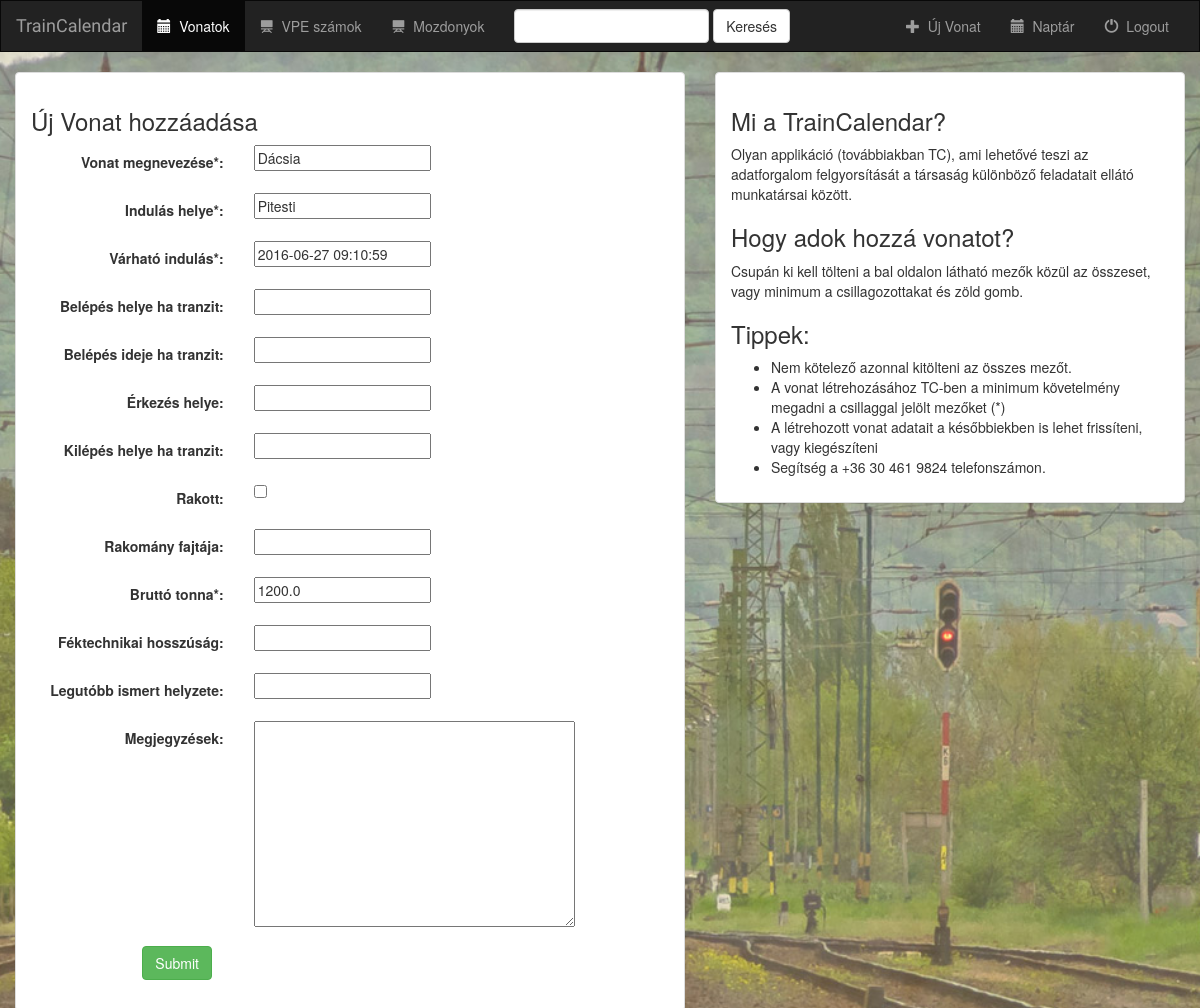
Screenshot of /train/1/update_album/ (signed in) with the database file from the repository.
### rail/models.py (models this page shows, shortened)
class Album(models.Model):
    class Meta:
        permissions = (("view_album", "Can view album"),)
    user = models.ForeignKey(User, default=1)
    vnev = models.CharField(max_length=100, verbose_name='Vonat megnevezése*')
    indulas = models.CharField(max_length=250 ,  verbose_name='Indulás helye*')
    indulas_ido = models.DateTimeField(verbose_name='Várható indulás*')
    belepes = models.CharField(max_length=250, verbose_name='Belépés helye ha tranzit', null=True, blank=True)
    belepes_ido = models.DateTimeField( verbose_name='Belépés ideje ha tranzit', null=True, blank=True)
    erkezes = models.CharField(max_length=250 ,  verbose_name='Érkezés helye', null=True, blank=True)
    kilepes = models.CharField(max_length=250 ,  verbose_name='Kilépés helye ha tranzit', null=True, blank=True)
    rakott = models.BooleanField(verbose_name='Rakott')
    rakomany_fajta = models.CharField(max_length=150, verbose_name='Rakomány fajtája', null=True, blank=True)
    brutto_tonna = models.FloatField(validators=[MinValueValidator(0)], verbose_name='Bruttó tonna*', null=True)
    fekhossz = models.IntegerField(verbose_name='Féktechnikai hosszúság', null=True, blank=True)
    helyzet = models.CharField(max_length=250 ,  verbose_name='Legutóbb ismert helyzete', null=True, blank=True)
    megjegyzesek = models.TextField(max_length=350, verbose_name='Megjegyzések', null=True, blank=True)
    created_at = models.DateTimeField(auto_now_add=True)
    updated_on = models.DateTimeField(auto_now=True)

### rail/views.py (the view)
# urls.py: url(r'^(?P<album_id>[0-9]+)/update_album/$', views.update_album, name='update_album'),
def update_album(request, album_id):
    if not request.user.is_authenticated():
        return render(request, 'rail/login.html')
    elif not request.user.has_perm('rail.change_album'):
        return render(request, 'rail/perm.html')
    else:
        album = get_object_or_404(Album, pk=album_id)
        if not request.user.is_authenticated():
            return render(request, 'rail/login.html')
        else:
            if request.method == "POST":
                form = AlbumForm(request.POST or None, request.FILES or None, instance=album)
                if form.is_valid():
                    album = form.save(commit=False)
                    album.save()
                    return render(request, 'rail/detail.html', {'album': album})
            else:
                form = AlbumForm(instance=album)
            context = {
                "form": form,
            }
            return render(request, 'rail/create_album.html', context)

### rail/forms.py
class AlbumForm(forms.ModelForm):
    class Meta:
        model = Album
        fields = ['vnev', 'indulas', 'indulas_ido', 'belepes', 'belepes_ido','erkezes','kilepes','rakott','rakomany_fajta','brutto_tonna','fekhossz','helyzet','megjegyzesek']
        widgets = {'indulas_ido': DateInput(),'belepes_ido': DateInput()}
    def __init__(self, *args, **kwargs):
        super(AlbumForm, self).__init__(*args, **kwargs)
        self.fields['indulas_ido'].widget.attrs['class'] = 'datepicker'
        self.fields['belepes_ido'].widget.attrs['class'] = 'datepicker'
        self.fields['indulas'].widget.attrs['class'] = 'szhely_auto'
        self.fields['erkezes'].widget.attrs['class'] = 'szhely_auto'
        self.fields['belepes'].widget.attrs['class'] = 'szhely_auto'
        self.fields['kilepes'].widget.attrs['class'] = 'szhely_auto'
        self.fields['helyzet'].widget.attrs['class'] = 'szhely_auto'

### rail/templates/rail/create_album.html (shortened to what this page needs)
{% extends 'rail/base.html' %}
{% block albums_active %}active{% endblock %}
{% block body %}
<div class="container-fluid">
    <div class="row">
        <div class="col-sm-12 col-md-7">
            <div class="panel panel-default">
                <div class="panel-body">
                    <h3>Új Vonat hozzáadása</h3>
                    <form class="form-horizontal" role="form" action="" method="post" enctype="multipart/form-data">
                        {% include 'rail/form_template.html' %}
                        <div class="form-group">
                            <div class="col-sm-offset-2 col-sm-10">
                                <button type="submit" class="btn btn-success">Submit</button>
                            </div>
                        </div>
                    </form>
                </div>
            </div>
        </div>
        <div class="col-sm-12 col-md-5">
            <div class="panel panel-default">
                <div class="panel-body">
                    <h3>Mi a TrainCalendar?</h3>
                    <p>Olyan applikáció (továbbiakban TC), ami lehetővé teszi az adatforgalom felgyorsítását a társaság különböző feladatait ellátó munkatársai között.</p>
                    <h3>Hogy adok hozzá vonatot?</h3>
                    <p>Csupán ki kell tölteni a bal oldalon látható mezők közül az összeset, vagy minimum a csillagozottakat és zöld gomb.</p>
                    <h3>Tippek:</h3>
                    <ul>
                        <li>Nem kötelező azonnal kitölteni az összes mezőt.</li>
                        <li>A vonat létrehozásához TC-ben a minimum követelmény megadni a csillaggal jelölt mezőket (*)</li>
                        <li>A létrehozott vonat adatait a későbbiekben is lehet frissíteni, vagy kiegészíteni</li>
                        <li>Segítség a +36 30 461 9824 telefonszámon.</li>
                    </ul>
                </div>
            </div>
        </div>
    </div>
</div>
{% endblock %}

### rail/templates/rail/form_template.html (shortened to what this page needs)
<link rel="stylesheet" href="http://code.jquery.com/ui/1.11.0/themes/smoothness/jquery-ui.css">
<link rel="stylesheet" href="https://cdn.jsdelivr.net/jquery.ui.timepicker.addon/1.4.5/jquery-ui-timepicker-addon.css">
{% for field in form %}
    <div class="form-group">
        <div class="col-sm-offset-4 col-sm-8">
        </div>
        <label class="control-label col-sm-4">{{ field.label_tag }}</label>
        <div class="col-sm-8">{{ field }}</div>
    </div>
{% endfor %}

### rail/static/rail/style.css (style rules this page uses)
body { background: white url("images/railway2.jpg") no-repeat center center fixed; -webkit-background-size: cover; -moz-background-size: cover; -o-background-size: cover; background-size: cover; }

### rows the page displays
Album: form "Dácsia" "Pitesti" "2016-06-27 09:10:59" "1200.0"

### other values shown
{{ field.label_tag }} "Vonat megnevezése*:" "Indulás helye*:" "Várható indulás*:" "Belépés helye ha tranzit:" "Belépés ideje ha tranzit:" "Érkezés helye:" "Kilépés helye ha tranzit:" "Rakott:" "Rakomány fajtája:" "Bruttó tonna*:" "Féktechnikai hosszúság:" "Legutóbb ismert helyzete:" "Megjegyzések:"
